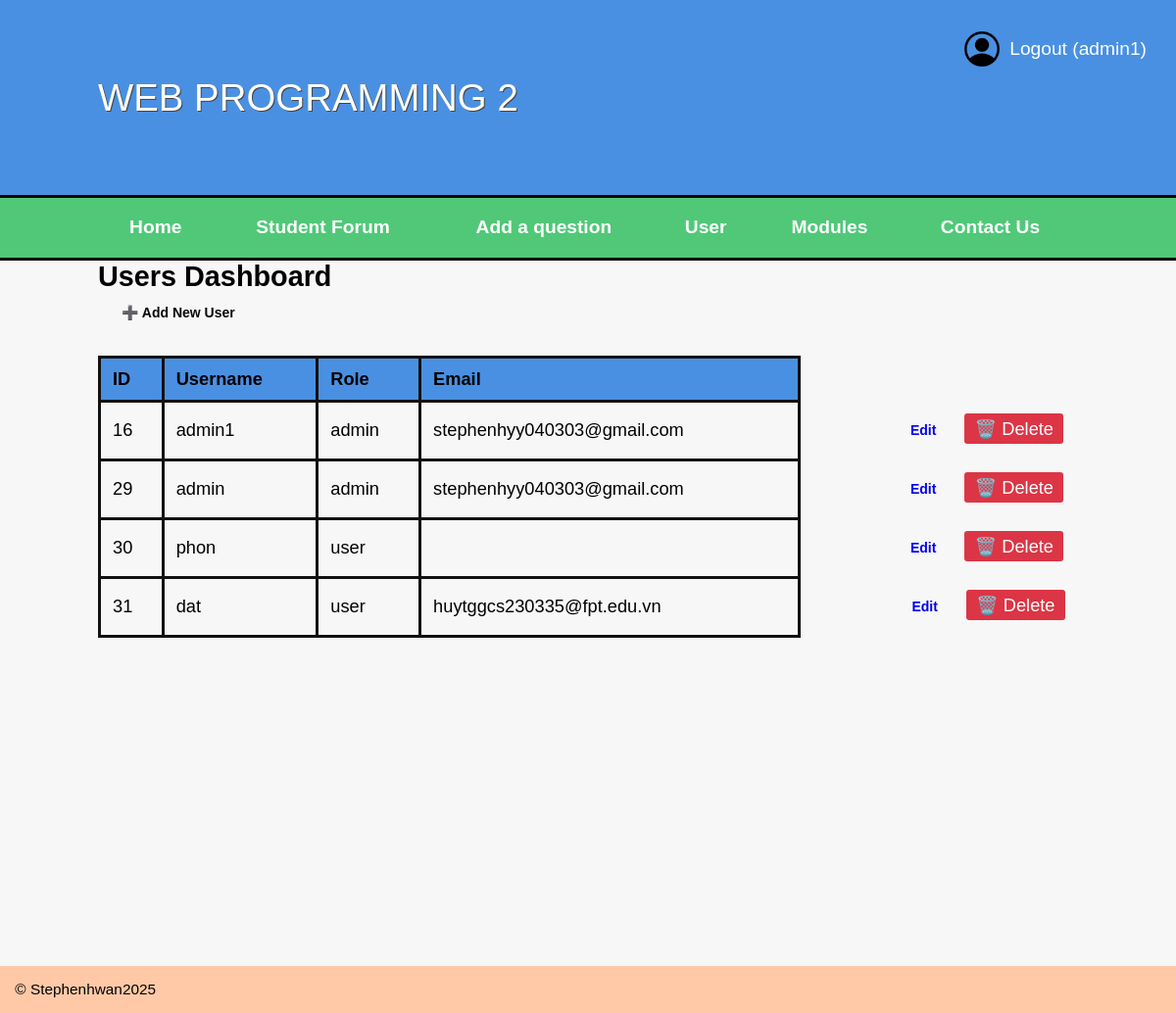
/user.php (signed in), run on the app's committed database.
### tables this page shows
CREATE TABLE `users` (
  `id` int(11) NOT NULL,
  `username` varchar(55) NOT NULL,
  `user_type` varchar(55) DEFAULT NULL,
  `user_password` varchar(255) DEFAULT NULL,
  `email` varchar(30) DEFAULT NULL
);

### user.php (called while the page is built, shortened)
<?php
require __DIR__ . '/includes/DatabaseConnection.php';
require __DIR__ . '/includes/DatabaseFunction.php';
require __DIR__ . '/loginPortal/auth.php';
$users = get_users($pdo);
include __DIR__ . '/templates/template_user/user.html.php';
$output = ob_get_clean();
include_layout();
?>

### includes/DatabaseFunction.php (called while the page is built, shortened)
<?php
function db_query(PDO $pdo, string $sql, array $params = []) {
    $stmt = $pdo->prepare($sql);
    $stmt->execute($params);
    return $stmt;
}
function db_fetch_all(PDO $pdo, string $sql, array $params = []) {
    return db_query($pdo, $sql, $params)->fetchAll(PDO::FETCH_ASSOC);
}
function get_users(PDO $pdo) {
    $sql = "SELECT id, username, email, user_type FROM Users ORDER BY id ASC";
    return db_fetch_all($pdo, $sql);
}

### templates/template_user/user.html.php (the view)
<div id="users" class="page">
    <h2 class="page-title">Users Dashboard</h2>
    <a class="btn btn-primary" href="adduser.php" style="margin-bottom: 1.5rem;">
        ➕ Add New User
    </a>
    <div class="table-container">
        <table>
            <thead>
                <tr>
                    <th>ID</th>
                    <th>Username</th>
                    <th>Role</th>
                    <th>Email</th>
                </tr>
            </thead>
            <tbody>
                <?php if (empty($users)): ?>
                    <tr>
                        <td colspan="4" class="muted">No users yet</td>
                    </tr>
                <?php else: ?>
                    <?php foreach ($users as $u): ?>
                        <tr>
                            <td><?= htmlspecialchars($u['id']) ?></td>
                            <td><?= htmlspecialchars($u['username']) ?></td>
                            <td><?= htmlspecialchars($u['user_type']) ?></td>
                            <td><?= htmlspecialchars($u['email']) ?></td>
                            <td class="actions-cell">
                                <a class="btn btn-small" href="edituser.php?id=<?= (int)$u['id'] ?>">Edit</a>
                                <a href="deleteuser.php?id=<?= $u['id'] ?>"
                                   onclick="return confirm('Are you sure you want to delete this user?')"
                                   style="padding: 5px 10px; background: #dc3545; color: white; text-decoration: none; border-radius: 3px;">
                                    🗑️ Delete
                                </a>
                            </td>
                        </tr>
                    <?php endforeach; ?>
                <?php endif; ?>
            </tbody>
        </table>
    </div>
</div>

### loginPortal/auth.php (shortened to what this page needs)
<?php
function include_layout() {
    global $output;
    if ($_SESSION['user_type'] === 'admin') {
        include __DIR__ . '/../templates/admin_layout.html.php';
    } else {
        include __DIR__ . '/../templates/user_layout.html.php';
    }
}

### templates/admin_layout.html.php (shortened to what this page needs)
<!DOCTYPE html>
<html lang="en">
<head>
    <link rel="stylesheet" href="style.css">
</head>
<body>
    <header>
        <a href="loginPortal/logout.php" class="account"
    style="color: white; text-decoration: none; float: right; padding: 10px;">
    <img src="images/profile.png" class="icon-account" alt="Profile">
    Logout (<?= htmlspecialchars($_SESSION['username']) ?>)
        </a>
        <h1>WEB PROGRAMMING 2</h1>
    </header>
    <nav>
        <ul>
            <li><a href="index.php">Home</a></li>
            <li><a href="forum.php">Student Forum</a></li>
            <li><a href="addquestion.php">Add a question</a></li>
            <li><a href="user.php">User</a></li>
            <li><a href="module.php">Modules</a></li>
            <li><a href="contact.php">Contact Us</a></li>
        </ul>
    </nav>
    <main>
        <?= $output ?? '' ?>
    </main>
    <footer>&copy; Stephenhwan2025</footer>
</body>
</html>

### style.css (style rules this page uses)
* { margin: 0; padding: 0; }
body { font-family: Arial, Helvetica, Sans-serif; }
header { display: block; background-color: #4A90E2; padding: 20px; border-bottom: 3px solid #000000; }
h1 { font-weight: normal; padding: 1.5em; color: white; text-shadow: 1px 1px 0px #444; width: 1000px; margin: auto; }
.account { float: right; color: white; text-decoration: none; padding: 10px; display: inline-flex; align-items: center; gap: 8px; }
.icon-account { width: 40px; height: 40px; border-radius: 50%; object-fit: cover; display: block; }
nav { background-color:#50C878;border-bottom: 3px solid #040404; }
nav a { color:#fff;text-decoration:none;font-weight:600; }
nav ul { display:table;width:1000px;margin:auto; }
nav li { display:table-cell;text-align:center;padding:1em; }
main { overflow: auto; min-height: 90vh; background-color: #f7f7f7; width: 1000px; margin: auto; box-shadow: -1000px 0 0 #f7f7f7, 1000px 0 0 #f7f7f7; }
footer { padding: 1em; background-color: #FFC9A7 ; font-size: 0.8em; }
body { font-size: 1.2em; font-family: arial, helvetica, sans-serif }
.btn { padding: 12px 24px; border: none; border-radius: 4px; cursor: pointer; font-size: 14px; font-weight: 600; text-decoration: none; display: inline-block; transition: all 0.3s; }
.btn-primary { color: rgb(9, 9, 9); }
.table-container table { width: 100%; border-collapse: collapse; font-size: 0.95em; }
.table-container th, .table-container td { border: 3px solid #121111; padding: 10px 12px; text-align: left; }
.table-container thead { background: #4A90E2; }
.table-container td.actions-cell { border: none; text-align: right; }

### data on the page
users: id "16", username "admin1", user_type "admin", email "stephenhyy040303@gmail.com"
users: id "29", username "admin", user_type "admin", email "stephenhyy040303@gmail.com"
users: id "30", username "phon", user_type "user"
users: id "31", username "dat", user_type "user", email "huytggcs230335@fpt.edu.vn"

### other printed values
$_SESSION['username'] "admin1"
